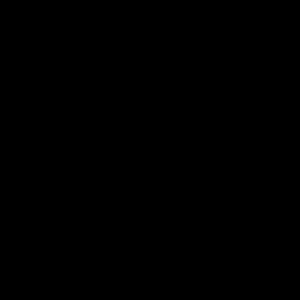
Frame 1 (no input)
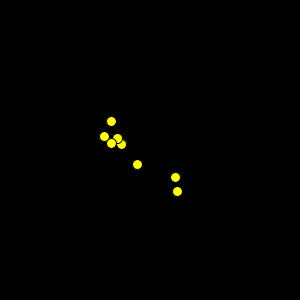
Frame 60 (the mouse pressed at the canvas centre just before this capture)
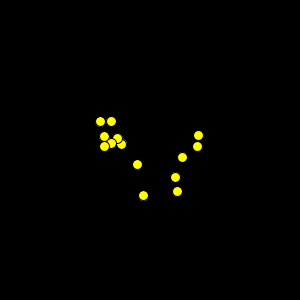
Frame 120 (the mouse held since frame 60 and released just before this capture)

The Processing sketch that drew these frames (run headless with seeded random() and noise(); from frame 60 on, the mouse is pressed at the canvas centre):

// Processing sketch: ex05_06
// ── ex05_06.pde
// 랜덤하게 생성되는 원으로 특정한 위치의 사각형 영역 만들기

float x1 = 100.0, y1 = 100.0, w = 100.0, h = 100.0;

void setup() {
  size(300, 300);
  background(0);
}

void draw() {
  float x = random(width);
  float y = random(height);
  if (x > x1 && x < x1+w && y > y1 && y < y1+h) {
    fill(255, 255, 0);
    ellipse(x, y, 10, 10);
  }
}
